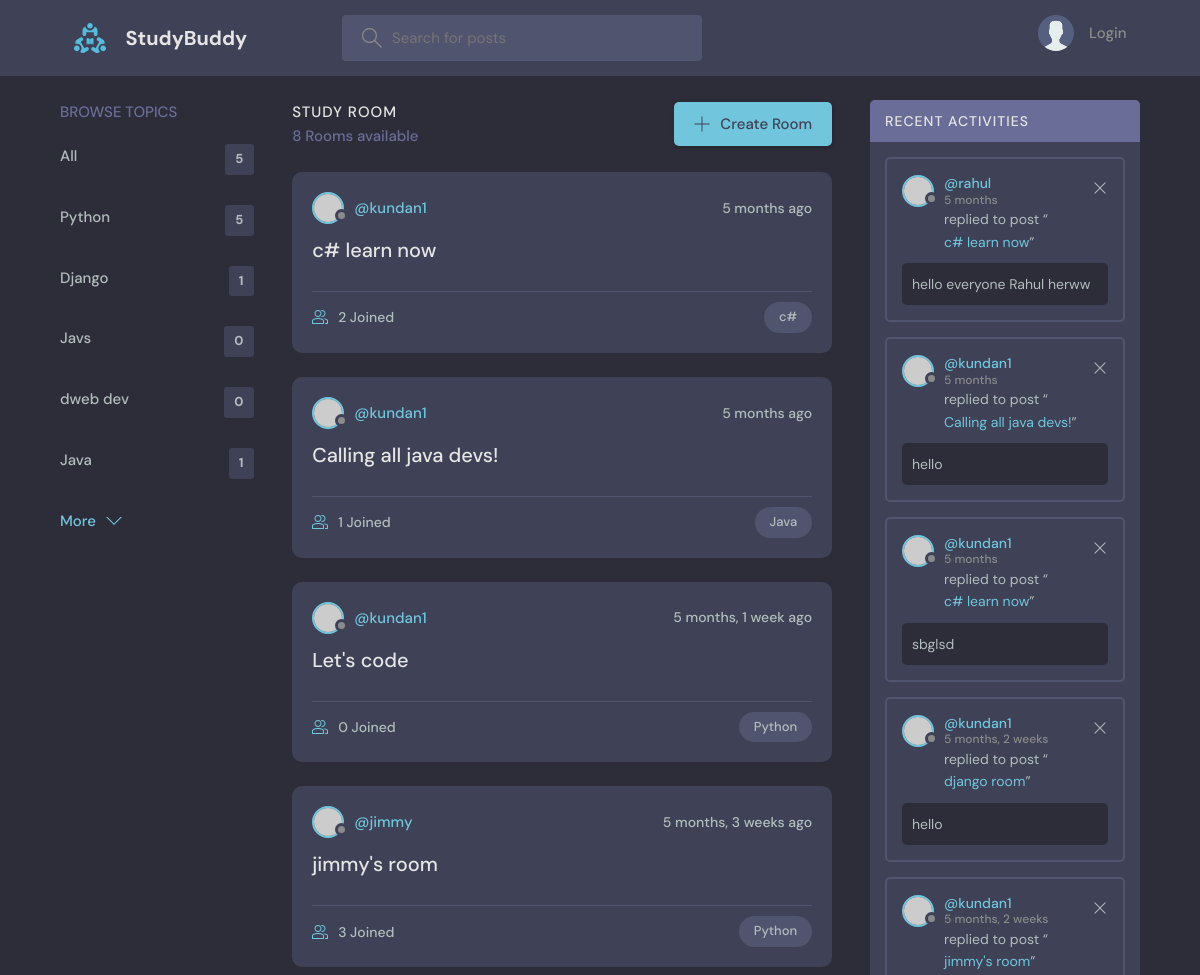
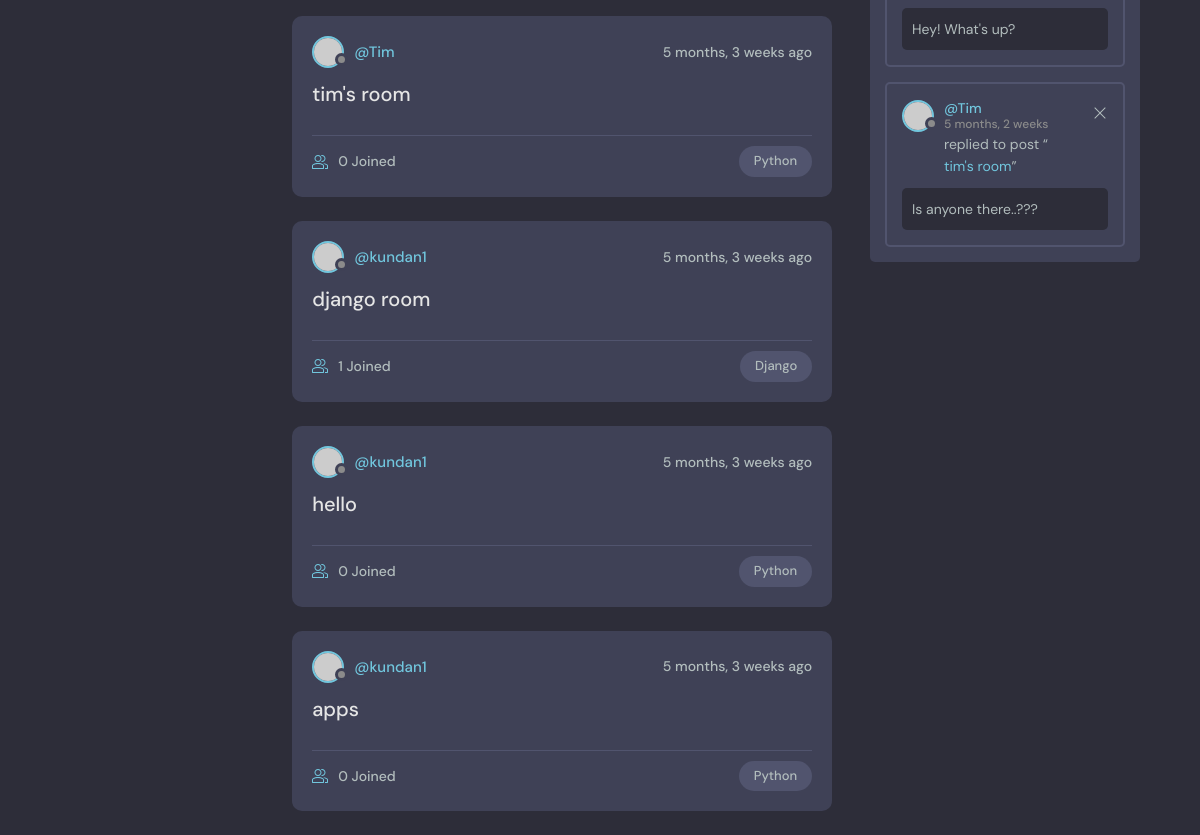
The page / on the database its author committed (2 pictures, top to bottom).
### base/models.py (models this page shows, shortened)
class Topic(models.Model):
     name=models.CharField(max_length=200)

class Room(models.Model):
    host=models.ForeignKey(User,on_delete=models.SET_NULL,null=True)
    topic=models.ForeignKey(Topic,on_delete=models.SET_NULL,null=True)
    name=models.CharField(max_length=200)
    description=models.TextField(null=True,blank=True)
    participants= models.ManyToManyField(
        User,related_name='participants',blank=True)
    updated=models.DateTimeField(auto_now=True)
    created=models.DateTimeField(auto_now_add=True)
    class Meta:
        ordering=['-updated','-created']

class Message(models.Model):
    user= models.ForeignKey(User,on_delete=models.CASCADE)
    room= models.ForeignKey(Room, on_delete=models.CASCADE)
    body=models.TextField()
    updated=models.DateTimeField(auto_now=True)
    created=models.DateTimeField(auto_now_add=True)
    class Meta:
        ordering=['-updated','-created']

### base/views.py (the view)
# urls.py: path('',views.home, name='home'),
def home(request):
    q=request.GET.get('q') if request.GET.get('q')!=None else ''
    rooms=Room.objects.filter(
        Q(topic__name__icontains=q) |
        Q(name__icontains=q) |
        Q(description__icontains=q)
        )
    topics = Topic.objects.all()[0:5]
    room_count=rooms.count()
    room_messages=Message.objects.filter(Q(room__topic__name__icontains=q))
    context={'rooms':rooms,'topics':topics,
    'room_count':room_count,'room_messages':room_messages}
    return render(request,'base/home.html',context)

### base/templates/base/home.html (shortened to what this page needs)
{% extends 'main.html' %}
{% block content %}
<main class="layout layout--3">
      <div class="container">
        {% include 'base/topics_component.html' %}
        <div class="roomList">
          <div class="roomList__header">
            <div>
              <h2>Study Room</h2>
              <p>{{room_count}} Rooms available</p>
            </div>
            <a class="btn btn--main" href="{% url 'create-room' %}">
              <svg version="1.1" xmlns="http://www.w3.org/2000/svg" width="32" height="32" viewBox="0 0 32 32">
                <title>add</title>
                <path
                  d="M16.943 0.943h-1.885v14.115h-14.115v1.885h14.115v14.115h1.885v-14.115h14.115v-1.885h-14.115v-14.115z"
                ></path>
              </svg>
              Create Room
            </a>
          </div>
          {% include 'base/feed_component.html' %}
        </div>
        <div class="activities">
          <div class="activities__header">
            <h2>Recent Activities</h2>
          </div>
          {% include 'base/activity_component.html' %}
        </div>
      </div>
  </main>
{% endblock %}

### base/templates/base/topics_component.html
<div class="topics">
    <div class="topics__header">
      <h2>Browse Topics</h2>
    </div>
    <ul class="topics__list">
      <li>
        <a href="{% url 'home' %}">All <span>{{topics.count}}</span></a>
      </li>
      {% for topic in topics %}
        <li>
                <a href="{% url 'home' %}?q={{topic.name}}">{{topic.name}}<span>{{topic.room_set.all.count}}</span></a>
        </li>
      {% endfor %}
    </ul>
    <a class="btn btn--link" href="{% url 'topics' %}">
      More
      <svg version="1.1" xmlns="http://www.w3.org/2000/svg" width="32" height="32" viewBox="0 0 32 32">
        <title>chevron-down</title>
        <path d="M16 21l-13-13h-3l16 16 16-16h-3l-13 13z"></path>
      </svg>
    </a>
  </div>

### base/templates/base/feed_component.html (shortened to what this page needs)
{% for room in rooms %}
<div class="roomListRoom">
    <div class="roomListRoom__header">
      <a href="{% url 'user-profile' room.host.id %}" class="roomListRoom__author">
        <div class="avatar avatar--small">
          <img src="https://randomuser.me/api/portraits/women/11.jpg" />
        </div>
        <span>@{{room.host.username}}</span>
      </a>
      <div class="roomListRoom__actions">
        <span>{{room.created|timesince}} ago</span>
      </div>
    </div>
    <div class="roomListRoom__content">
      <a href="{% url 'room' room.id %}">{{room.name}}</a>
    </div>
    <div class="roomListRoom__meta">
      <a href="{% url 'room' room.id %}" class="roomListRoom__joined">
        {{room.participants.all.count}} Joined
      </a>
      <p class="roomListRoom__topic">{{room.topic.name}}</p>
    </div>
  </div>
{% endfor %}

### base/templates/base/activity_component.html
{% for message in room_messages %}
<div class="activities__box">
    <div class="activities__boxHeader roomListRoom__header">
      <a href="{% url 'user-profile' message.user.id %}" class="roomListRoom__author">
        <div class="avatar avatar--small">
          <img src="https://randomuser.me/api/portraits/women/11.jpg" />
        </div>
        <p>
          @{{message.user}}
          <span>{{message.created|timesince}}</span>
        </p>
      </a>
      <div class="roomListRoom__actions">
        <a href="{% url 'delete-message' message.id %}">
          <svg version="1.1" xmlns="http://www.w3.org/2000/svg" width="32" height="32" viewBox="0 0 32 32">
            <title>remove</title>
            <path
              d="M27.314 6.019l-1.333-1.333-9.98 9.981-9.981-9.981-1.333 1.333 9.981 9.981-9.981 9.98 1.333 1.333 9.981-9.98 9.98 9.98 1.333-1.333-9.98-9.98 9.98-9.981z"
            ></path>
          </svg>
        </a>
      </div>
    </div>
    <div class="activities__boxContent">
      <p>replied to post “<a href="{% url 'room' message.room.id %}">{{message.room.name}}</a>”</p>
      <div class="activities__boxRoomContent">
        <p>{{message.body}}</p>
      </div>
    </div>
  </div>
  {% endfor %}

### rows shown on the page
Topic: name "Python", room_set.all.count "5"
Topic: name "Django", room_set.all.count "1"
Topic: name "Javs", room_set.all.count "0"
Topic: name "dweb dev", room_set.all.count "0"
Topic: name "Java", room_set.all.count "1"
Room: host.username "kundan1", created "5 months", name "c# learn now", participants.all.count "2", topic.name "c#"
Room: host.username "kundan1", created "5 months", name "Calling all java devs!", participants.all.count "1", topic.name "Java"
Room: host.username "kundan1", created "5 months, 1 week", name "Let's code", participants.all.count "0", topic.name "Python"
Room: host.username "jimmy", created "5 months, 3 weeks", name "jimmy's room", participants.all.count "3", topic.name "Python"
Room: host.username "Tim", created "5 months, 3 weeks", name "tim's room", participants.all.count "0", topic.name "Python"
Room: host.username "kundan1", created "5 months, 3 weeks", name "django room", participants.all.count "1", topic.name "Django"
Room: host.username "kundan1", created "5 months, 3 weeks", name "hello", participants.all.count "0", topic.name "Python"
Room: host.username "kundan1", created "5 months, 3 weeks", name "apps", participants.all.count "0", topic.name "Python"
Message: user "rahul", created "5 months", room.name "c# learn now", body "hello everyone Rahul herww"
Message: user "kundan1", created "5 months", room.name "Calling all java devs!", body "hello"
Message: user "kundan1", created "5 months", room.name "c# learn now", body "sbglsd"
Message: user "kundan1", created "5 months, 2 weeks", room.name "django room", body "hello"
Message: user "kundan1", created "5 months, 2 weeks", room.name "jimmy's room", body "Hey! What's up?"
Message: user "Tim", created "5 months, 2 weeks", room.name "tim's room", body "Is anyone there..???"

### other values the page prints
{{ topics.count }} "5"
{{ room_count }} "8"
